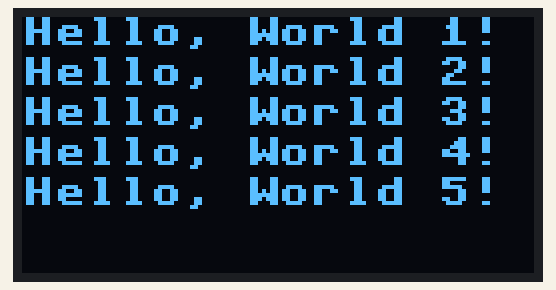
Simulated run of this program. Board: ESP32 board running MicroPython. Shown: 128×64 one-colour display. Library files of the repository ran but are not shown: ssd1306.py. At 0.1 s the program stops and its outputs stay as they are.

Above: at 0.1 s.

The program:

main.py
```python
from machine import Pin, I2C
import ssd1306
from time import sleep

# ESP32 Pin assignment
i2c = I2C(-1, scl=Pin(4), sda=Pin(5)) # 5=SDK/SDA  4=SCK/SCL  As per labeling on ESP32 DevKi

# ESP8266 Pin assignment
#i2c = I2C(-1, scl=Pin(5), sda=Pin(4))

# Define the OLED width and height
oled_width = 128
oled_height = 64
oled = ssd1306.SSD1306_I2C(oled_width, oled_height, i2c)

oled.text('Hello, World 1!', 0, 0)
oled.text('Hello, World 2!', 0, 10)
oled.text('Hello, World 3!', 0, 20)
oled.text('Hello, World 4!', 0, 30)
oled.text('Hello, World 5!', 0, 40)


oled.show()
```
